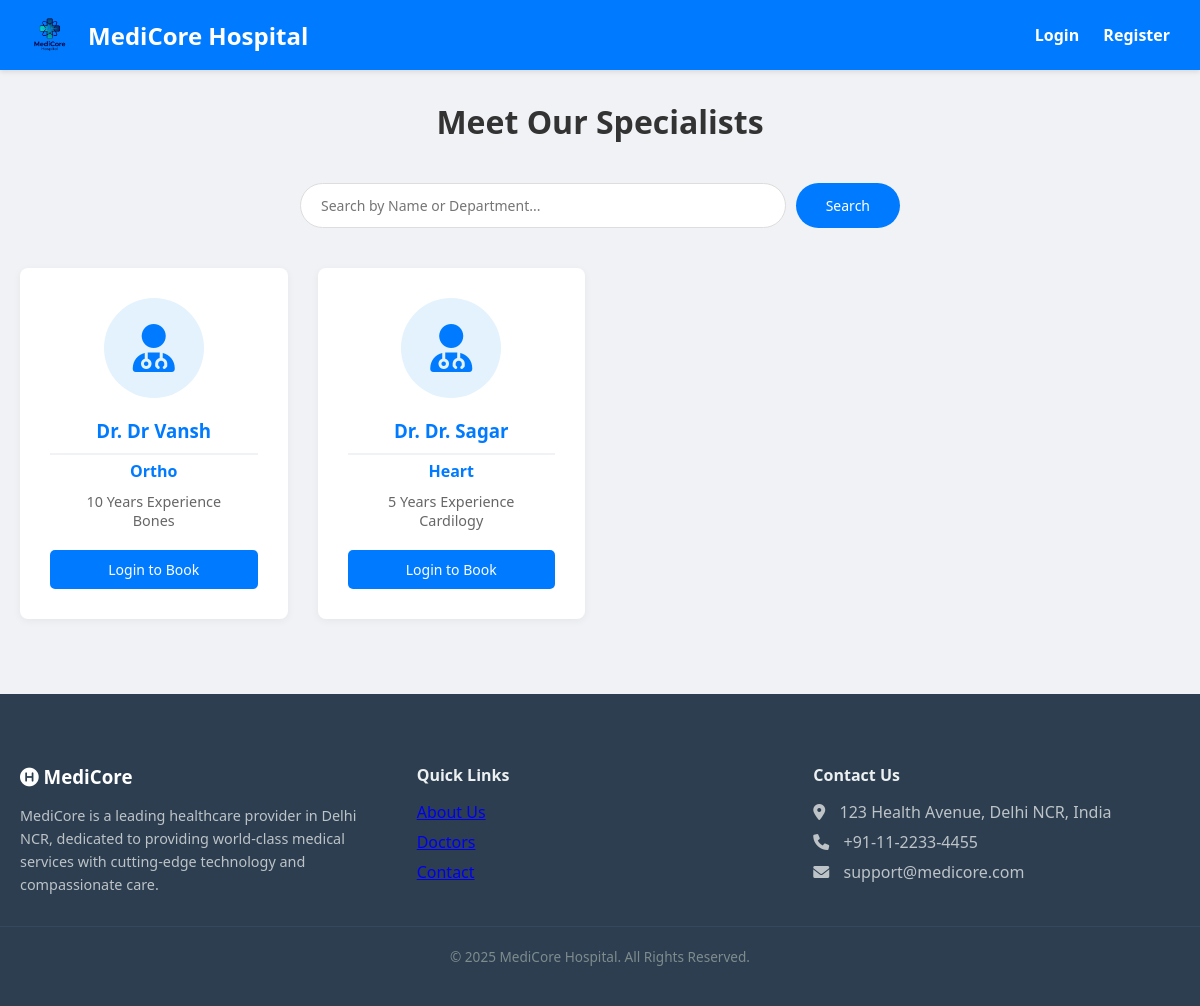
Page /doctors on the committed database.
### models.py (models this page shows)
class User(UserMixin, db.Model):
    __tablename__ = 'users'
    id = db.Column(db.Integer, primary_key=True)
    username = db.Column(db.String(80), unique=True, nullable=False)
    email = db.Column(db.String(120), unique=True, nullable=False)
    password = db.Column(db.String(200), nullable=False)
    role = db.Column(db.String(50), nullable=False) # 'admin', 'doctor', 'patient'
    doctor_profile = db.relationship('DoctorDetail', back_populates='user', uselist=False)
    appointments = db.relationship('Appointment', foreign_keys='Appointment.patient_id', back_populates='patient')

class DoctorDetail(db.Model):
    __tablename__ = 'doctor_details'
    id = db.Column(db.Integer, primary_key=True)
    user_id = db.Column(db.Integer, db.ForeignKey('users.id'), nullable=False)
    department = db.Column(db.String(100), nullable=False)
    specialization = db.Column(db.String(100)) # From diagram
    experience = db.Column(db.Integer)         # From diagram
    user = db.relationship('User', back_populates='doctor_profile')
    availabilities = db.relationship('Availability', back_populates='doctor')

### app.py (the view)
@app.route('/doctors')
def doctors():
    all_doctors = User.query.filter_by(role='doctor').all()
    return render_template('doctors.html', doctors=all_doctors)

### templates/doctors.html
{% extends "base.html" %}
{% block content %}
<h2 style="text-align: center; margin-bottom: 40px; font-size: 2rem;">Meet Our Specialists</h2>
<div style="max-width: 600px; margin: 0 auto 40px; display: flex; gap: 10px;">
    <input type="text" placeholder="Search by Name or Department..."
        style="padding: 12px; border-radius: 50px; border: 1px solid #ddd; width: 100%; padding-left: 20px;">
    <button class="btn btn-primary" style="border-radius: 50px; padding: 0 30px;">Search</button>
</div>
<div style="display: grid; grid-template-columns: repeat(auto-fill, minmax(250px, 1fr)); gap: 30px;">
    {% for doc in doctors %}
    <div class="card" style="text-align: center; padding: 30px; transition: transform 0.3s;">
        <div
            style="width: 100px; height: 100px; background: #e3f2fd; border-radius: 50%; margin: 0 auto 20px; display: flex; align-items: center; justify-content: center;">
            <i class="fas fa-user-md fa-3x" style="color: #007bff;"></i>
        </div>
        <h3 style="margin-bottom: 5px;">Dr. {{ doc.username }}</h3>
        <p style="color: #007bff; font-weight: 600; margin-bottom: 10px;">{{ doc.doctor_profile.department }}</p>
        <p style="font-size: 0.9rem; color: #666; margin-bottom: 20px;">
            {{ doc.doctor_profile.experience }} Years Experience <br>
            {{ doc.doctor_profile.specialization }}
        </p>
        {% if session.user_id %}
        <a href="{{ url_for('patient_dashboard') }}" class="btn btn-primary" style="width: 100%;">Book Appointment</a>
        {% else %}
        <a href="{{ url_for('login') }}" class="btn btn-outline" style="width: 100%;">Login to Book</a>
        {% endif %}
    </div>
    {% else %}
    <p style="text-align: center; grid-column: 1/-1;">No doctors found. Please check back later.</p>
    {% endfor %}
</div>
{% endblock %}

### static/css/style.css (style rules this page uses)
* { margin: 0; padding: 0; box-sizing: border-box; font-family: 'Segoe UI', Tahoma, Geneva, Verdana, sans-serif; }
body { background-color: #f0f2f5; color: #333; }
.card { background: white; border-radius: 8px; padding: 25px; margin-bottom: 25px; box-shadow: 0 2px 8px rgba(0, 0, 0, 0.05); }
.card h3 { border-bottom: 2px solid #f0f2f5; padding-bottom: 10px; margin-bottom: 20px; color: #007bff; }
input, select, textarea { width: 100%; padding: 10px; border: 1px solid #ddd; border-radius: 5px; font-size: 14px; transition: border 0.3s; }
.btn { display: inline-block; padding: 10px 20px; background-color: #007bff; color: white; border: none; border-radius: 5px; cursor: pointer; text-decoration: none; font-size: 14px; transition: background 0.2s; }

### rows in the picture
User: username "Dr Vansh", doctor_profile.department "Ortho", doctor_profile.experience "10", doctor_profile.specialization "Bones"
User: username "Dr. Sagar", doctor_profile.department "Heart", doctor_profile.experience "5", doctor_profile.specialization "Cardilogy"
